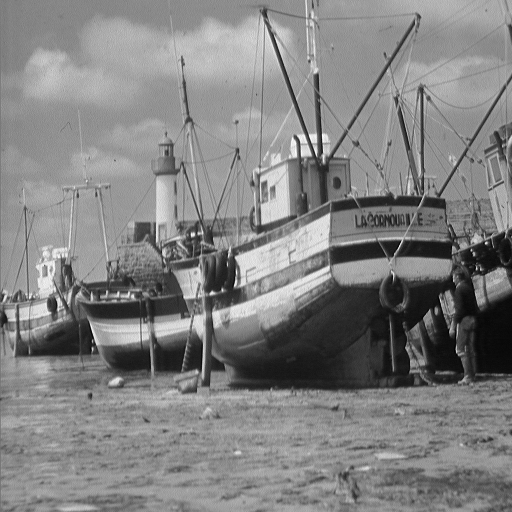
%> input picture excersiecs/vajihe7/8/boat.png, 512 x 512 px
$ octave t1s13.m   (GNU Octave 9; MATLAB toolbox functions it lacks are replaced by stand-ins)
%> lines starting %> are read from the running program, lines starting %| are printed output that depends on the picture
clc;
clear all;
close all;

image_boat = imread('C:\Program Files\Polyspace\R2019b\bin\img\boat.png');
%> image_boat is the input picture: size 512x512 uint8; min 0, max 255, mean 129.7
noise_boat = imnoise(image_boat,'salt & pepper',0.05);
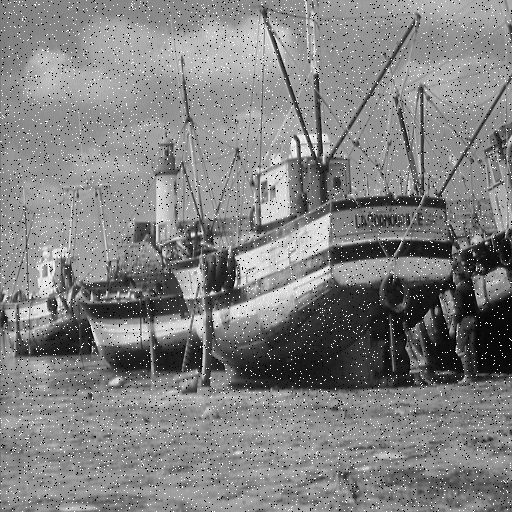
%> noise_boat: size 512x512 uint8; min 0, max 255, mean 129.6
subplot(2,2,1); imshow(noise_boat);

noise_boat = imnoise(image_boat,'salt & pepper',0.1);
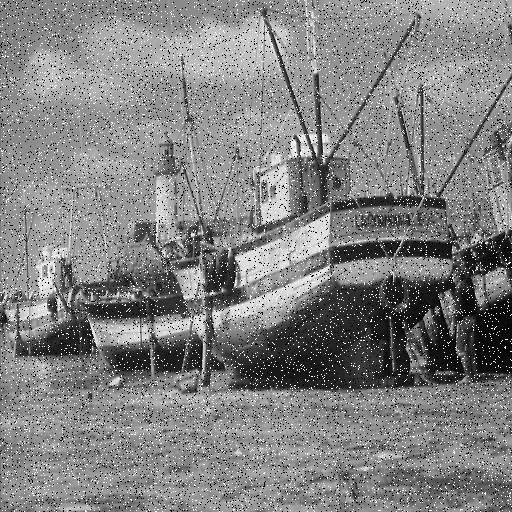
%> noise_boat: size 512x512 uint8; min 0, max 255, mean 129.6; mean of the top-left, top-right, bottom-left and bottom-right quarters 150.2, 137.2, 127.5, 103.4
subplot(2,2,2); imshow(noise_boat);

noise_boat = imnoise(image_boat,'salt & pepper',0.25);
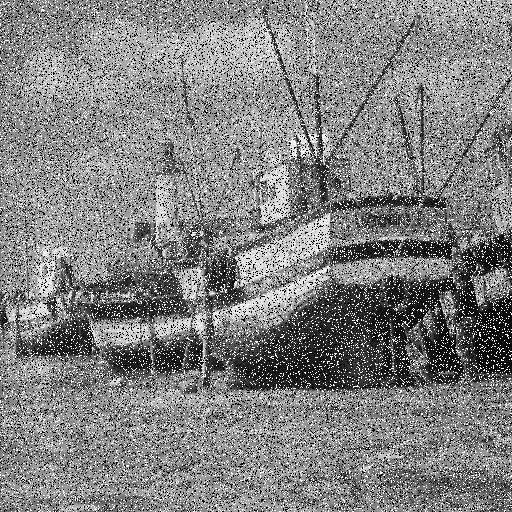
%> noise_boat: size 512x512 uint8; min 0, max 255, mean 129.2
subplot(2,2,3); imshow(noise_boat);

noise_boat = imnoise(image_boat,'salt & pepper',0.5);
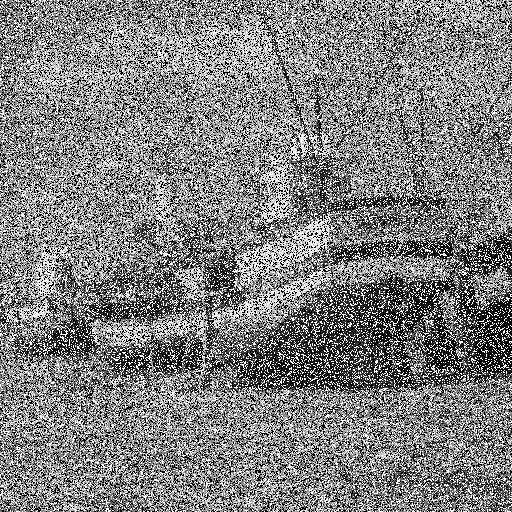
%> noise_boat: size 512x512 uint8; min 0, max 255, mean 128.7
subplot(2,2,4); imshow(noise_boat);

$ run again, with excersiecs/vajihe7/8/90deg.png copied over excersiecs/vajihe7/8/boat.png
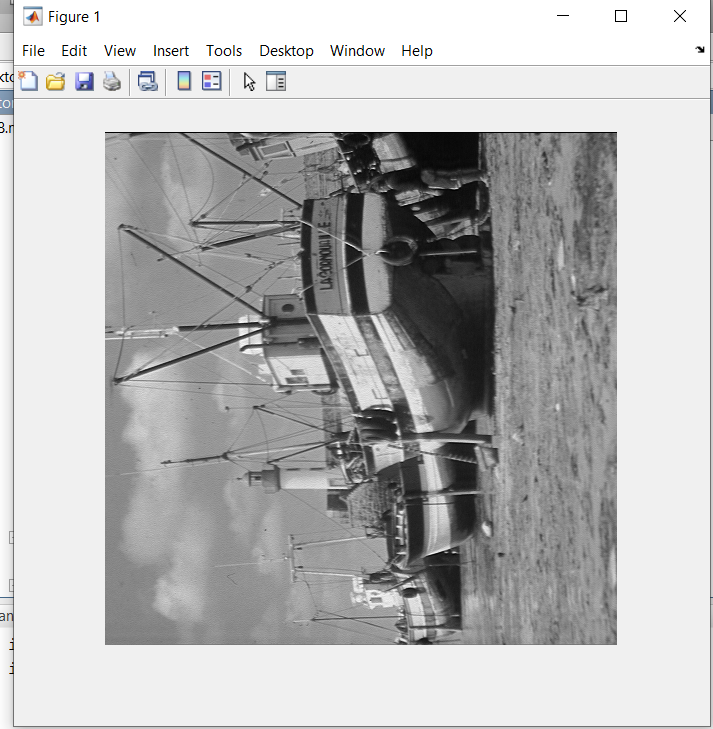
%> input picture excersiecs/vajihe7/8/90deg.png, 713 x 729 px
%> image_boat is the input picture: size 729x713x3 uint8; mean R, G, B 183.3, 183.3, 183.3
%> `noise_boat = imnoise(image_boat,'salt & pepper',0.25);`:
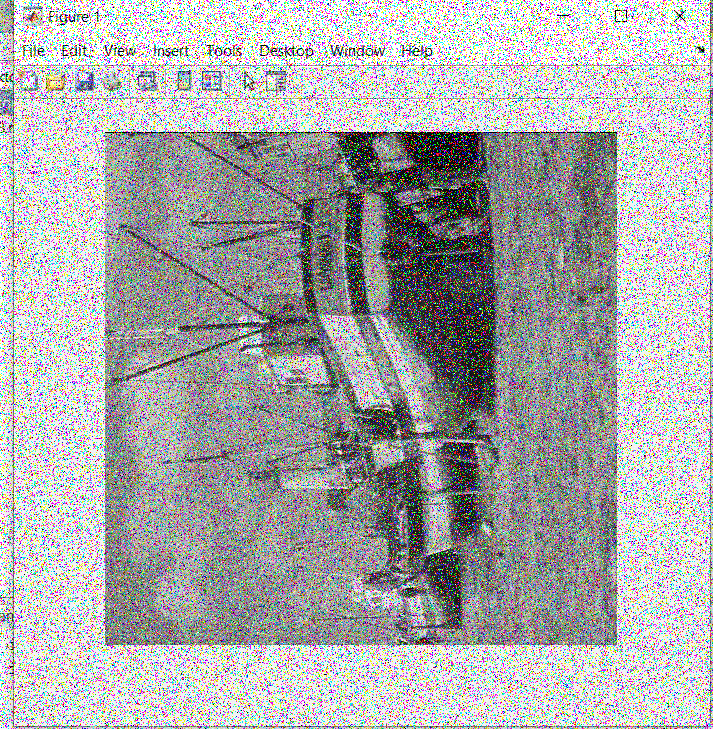
%> noise_boat: size 729x713x3 uint8; mean R, G, B 169.4, 169.6, 169.4
%> `noise_boat = imnoise(image_boat,'salt & pepper',0.5);`:
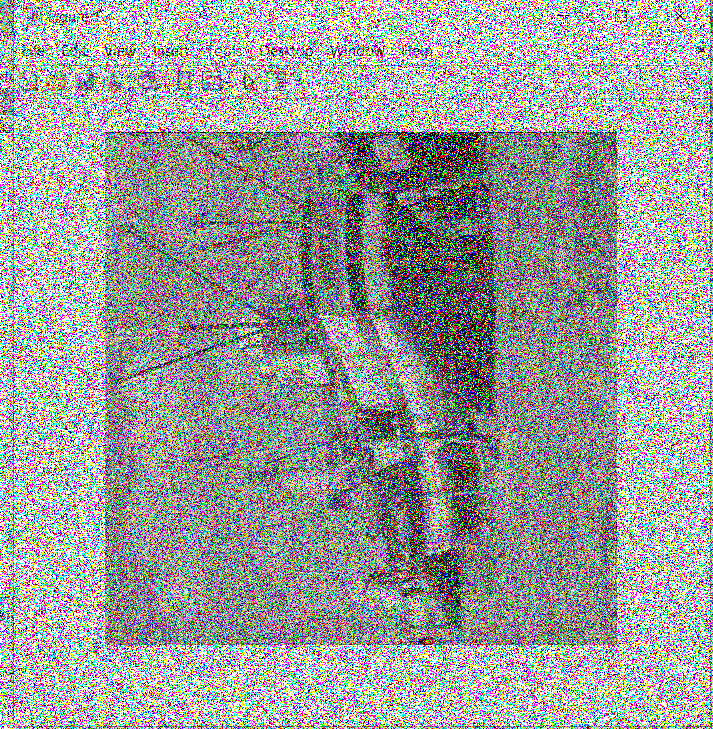
%> noise_boat: size 729x713x3 uint8; mean R, G, B 155.3, 155.5, 155.5
